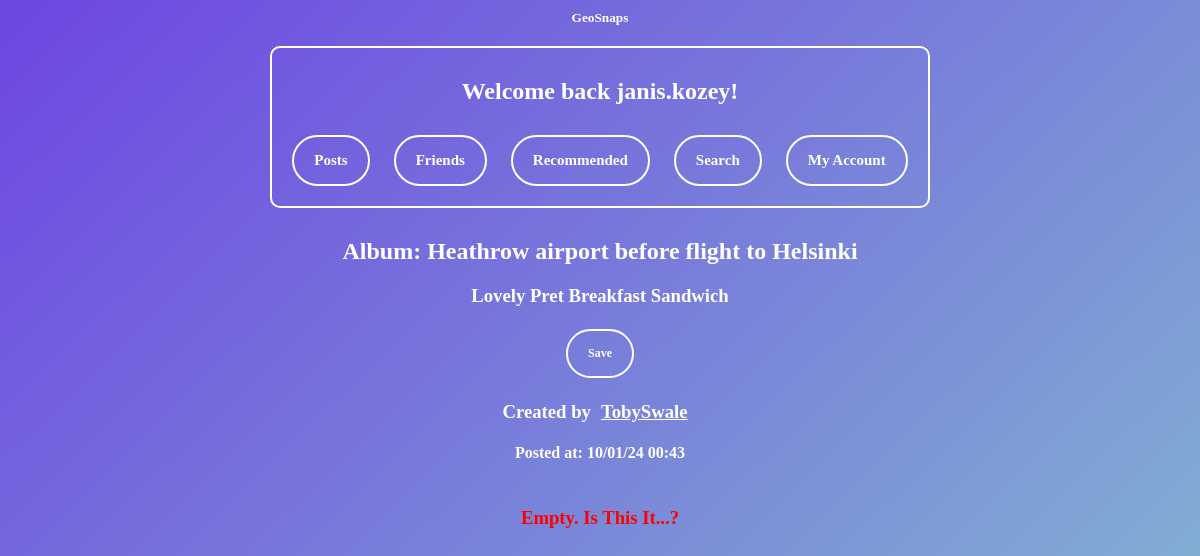
The page /viewalbum?id=1513 (signed in) on the database as committed earlier.
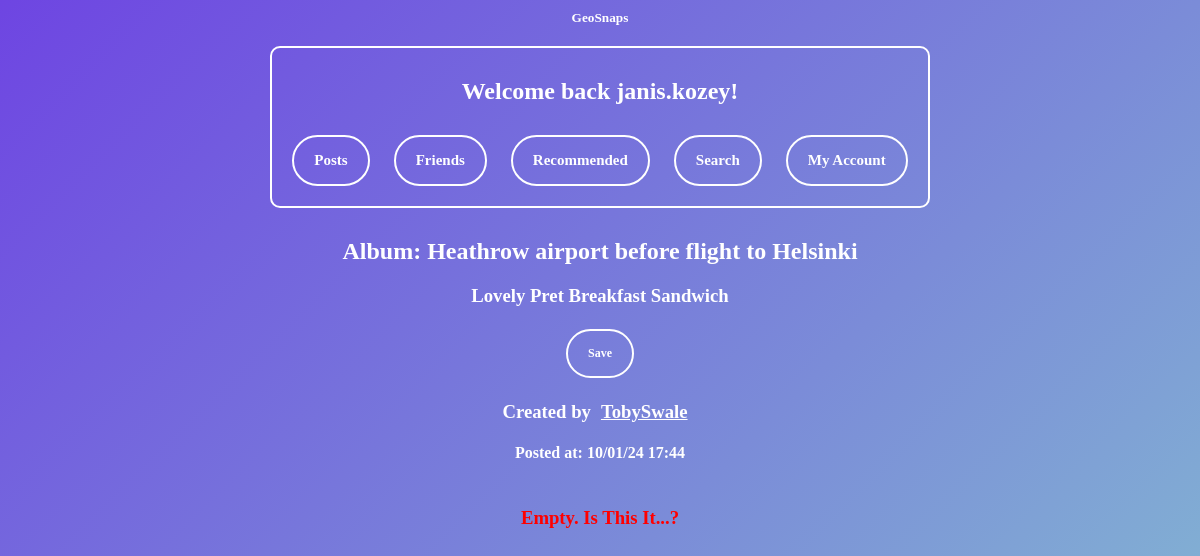
The same page on the database as committed later.
### tables this page shows
CREATE TABLE "Posts" (
	"text"	TEXT,
	"timeposted"	TEXT,
	"user"	TEXT NOT NULL,
	"id"	INTEGER NOT NULL UNIQUE,
	"filename"	TEXT,
	"descr"	TEXT,
	"likes"	INTEGER DEFAULT 0,
	"dislikes"	INTEGER DEFAULT 0,
	"privacy"	TEXT,
	"lng"	TEXT,
	"lat"	TEXT,
	"album"	TEXT,
	"country"	TEXT,
	"city"	TEXT,
	"town"	TEXT,
	PRIMARY KEY("id" AUTOINCREMENT)
);

### main.py (the view, shortened to what this page needs)
@web_site.route('/viewalbum', methods=['GET', 'POST'])
def viewalbum():
    listofpostids = []
    sorteddatetime = {}
    username = session["username"]
    albumid = request.args.get('id')
    con = sqlite3.connect('database.db')
    con.row_factory = sqlite3.Row
    sql = "SELECT privacy,user FROM Posts WHERE id = ?"
    cursor = con.cursor()
    cursor.execute(sql, (albumid,))
    postinfo = cursor.fetchall()
    if not postinfo:
        return render_template('404.html')
    getprivacy = postinfo[0]['privacy']
    getuser = postinfo[0]['user']
    sql = "SELECT status FROM friendrequests WHERE usersend = ? AND userreceive = ? "
    cursor = con.cursor()
    cursor.execute(sql, (username, getuser,))
    getstatus = cursor.fetchone()
    if getstatus is None:
        getstatus = "0"
    getstatus = getstatus[0]
    if getprivacy == "private" and getstatus != 2 and getuser != username:
        return redirect(url_for('viewaccount', id=getuser))
    con.row_factory = sqlite3.Row
    cursor = con.cursor()
    sql = "SELECT postid FROM albums WHERE albumid = ?"
    cursor.execute(sql, (albumid,))
    for row in cursor.fetchall():
        listofpostids.append(row[0])
    datetimedict = {}
    unformatposts = []
    sortedpostids = []
    for i in sorteddatetime:
        sortedpostids.append(i[0])  # once the dictinary is sorted in seconds ago then remove the seconds so just a list of postids in chronological order
    sortedpostids += unformatposts
    lnglatpoints = []
    filenames = []
    con.row_factory = sqlite3.Row
    cursor = con.cursor()
    postinfo = []
    cursor = con.cursor()
    con.row_factory = sqlite3.Row
    sql = "Select * FROM Posts WHERE id = ?"
    cursor = con.cursor()
    cursor.execute(sql, (albumid,))
    rows2 = cursor.fetchall() # rows 2 is for album info
    con = sqlite3.connect('database.db')
    sql = "SELECT savedpostid FROM savedposts WHERE savedpostid = ? and username = ?"
    cursor = con.cursor()
    cursor.execute(sql, (albumid, username))
    getsavedid = cursor.fetchone()
    if getsavedid is not None:
        checksaved = True
    else:
        checksaved = False
    imagesize = []
    return render_template("viewalbum.html", rows=postinfo, rows2=rows2,username=username, checksaved = checksaved, lnglatpoints = lnglatpoints, filenames = filenames,imagesize =imagesize)

### templates/viewalbum.html (shortened to what this page needs)
{% extends 'base.html' %}
{% block content %}
{% for row2 in rows2 %}
  <div class="text-container">
    <h2>Album: {{row2['text']}} </h2>
    <h3>{{row2['descr']}}</h3>
  </div>
<form method="POST">
  {% if checksaved == False %}
    <p><input type="submit" value="Save" name="save"></p>
  {% else %}
    <p><input type="submit" value="Unsave" name="unsave"></p>
  {% endif %}
</form>
<div class="namelink">
  {% if row2["user"] != username %}
    <h3>Created by<a href="/viewaccount?id={{row2['user']}}">{{row2['user']}}</a></h3>
  {% else %}
    <h3>Created by<a href="/account">{{row2['user']}}</a></h3>
  {% endif %}
  </div>
  {% if row2["timeposted"][-5:] == "12:51" %}
        <h4>Posted at: {{row2["timeposted"]}} ;)</h4><br><br>
  {% else %}
        <h4>Posted at: {{row2["timeposted"]}}</h4><br><br>
  {% endif %}
  {% if not rows %}
    <h3 style="color: red;">Empty. Is This It...?</h3>
  {% endif %}
<body>
  <div id="map" style="height: 600px;" class="map-container-big"></div>
</body>
<br>
{% endfor %}
{% endblock %}

### templates/base.html (shortened to what this page needs)
<html>
<head>
<link href="/static/style.css" rel="stylesheet">
</head>
<body>
<a href='/GeoSnaps' style="display: block; text-decoration: none; color: white; pointer-events: none;">
  <h5 style="margin: 0px;">
    <span style="pointer-events: auto;">GeoSnaps</span>
  </h5>
</a>
<div class="buttonbox">
  {% if session["username"] %}
    <h2>Welcome back {{ session["username"] }}!</h2>
    <a href ='/allposts' class="linkbutton">Posts</a>
    <a href ='/friends' class="linkbutton">Friends</a>
    <a href ='/recommended' class="linkbutton">Recommended</a>
    <a href ='/search' class="linkbutton">Search</a>
    <a href ='/account' class="linkbutton">My Account</a>
  {% else %}
    <h2>You are not logged in</h2>
    <a href ='/Index' class="linkbutton">Register</a>
    <a href ='/login' class="linkbutton">Login</a>
  {% endif %}
</div>
  {% block content %}{% endblock %}
</body>
</html>

### static/style.css (style rules this page uses)
body { background: linear-gradient(to bottom right, #6e45e2, #88d3ce); text-align: center; }
h2 { color:white; font-family:Verdana; }
h3 { color:white; font-family:Verdana; }
h4 { color:white; font-family:Verdana; margin-bottom: -10; }
h5 { color:white; font-family:Verdana; }
a { font-weight:bold; text-decoration:none; margin:10px; }
input[type=button], input[type=submit] { background-color: transparent; border: 2px solid white; font-family: "Verdana"; font-weight: 700; font-size: 12px; border-radius: 30px; color: white; padding: 15px 20px; text-decoration: none; margin: 4px 2px; cursor: pointer; align-items: center; justify-content: center; }
.linkbutton { display: inline-flex; align-items: center; justify-content: center; padding: 15px 20px; font-family: "Verdana"; font-weight: 700; font-size: 15px; text-decoration: none; color: #FFFFFF; border: 2px solid #FFFFFF; border-radius: 30px; }
.buttonbox { border: 2px solid white; border-radius: 10px; padding: 10px; margin: 10px; display: inline-block; }
.text-container { margin: 0 auto; text-align: center; width: 50%; max-width: 600px; overflow-wrap: anywhere; }
.map-container-big { width: 80%; height: 500px; margin-top: 10px; border-radius: 10px; overflow: hidden; margin: auto; }

### templates/viewalbum.html (style rules this page uses)
.namelink a { text-decoration: underline; color: white; font-family:Verdana; }

Rows that differ between the two databases and show on the page:
changed Posts "Heathrow airport before flight to Helsinki": timeposted "10/01/24 00:43" → "10/01/24 17:44"
